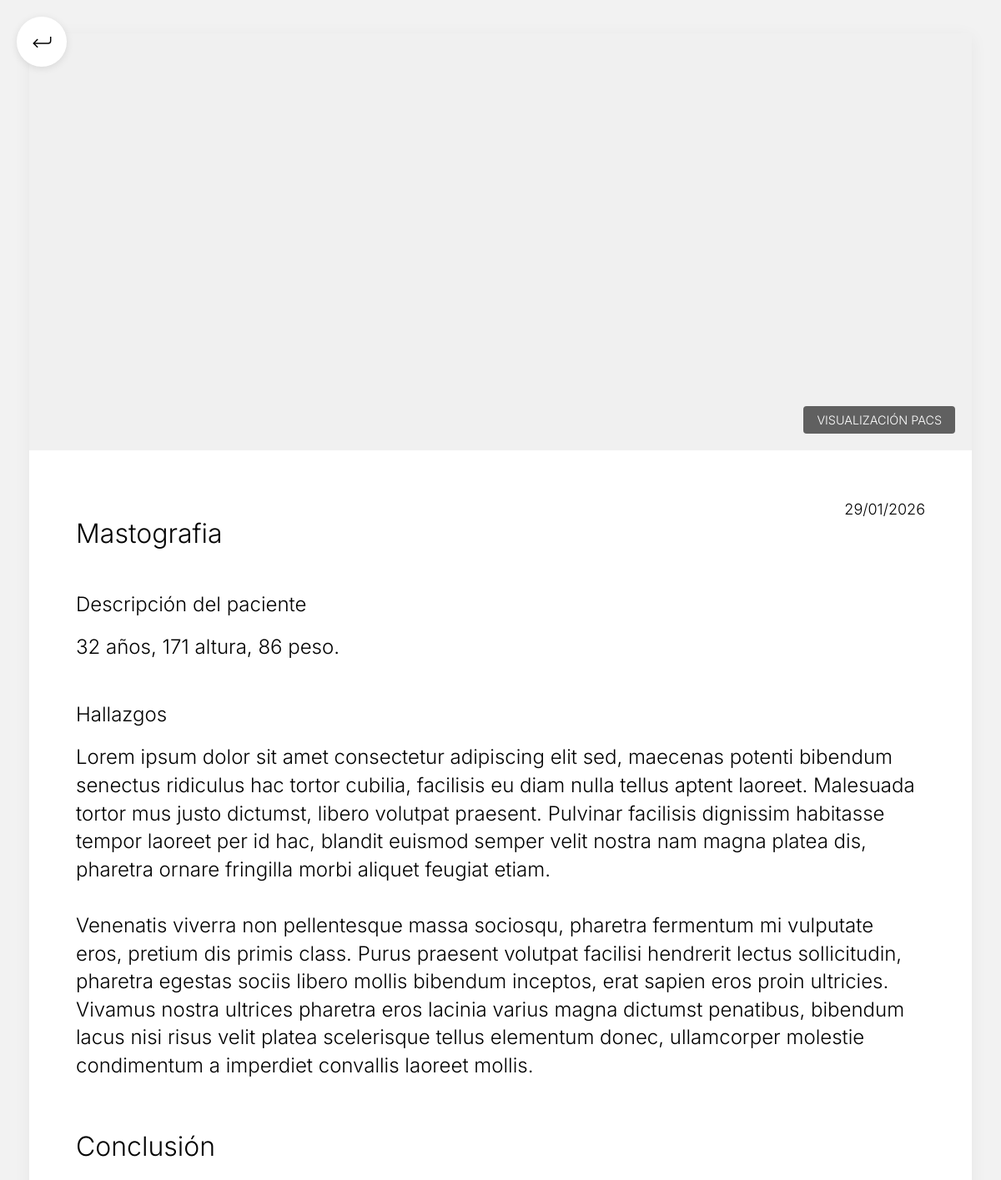
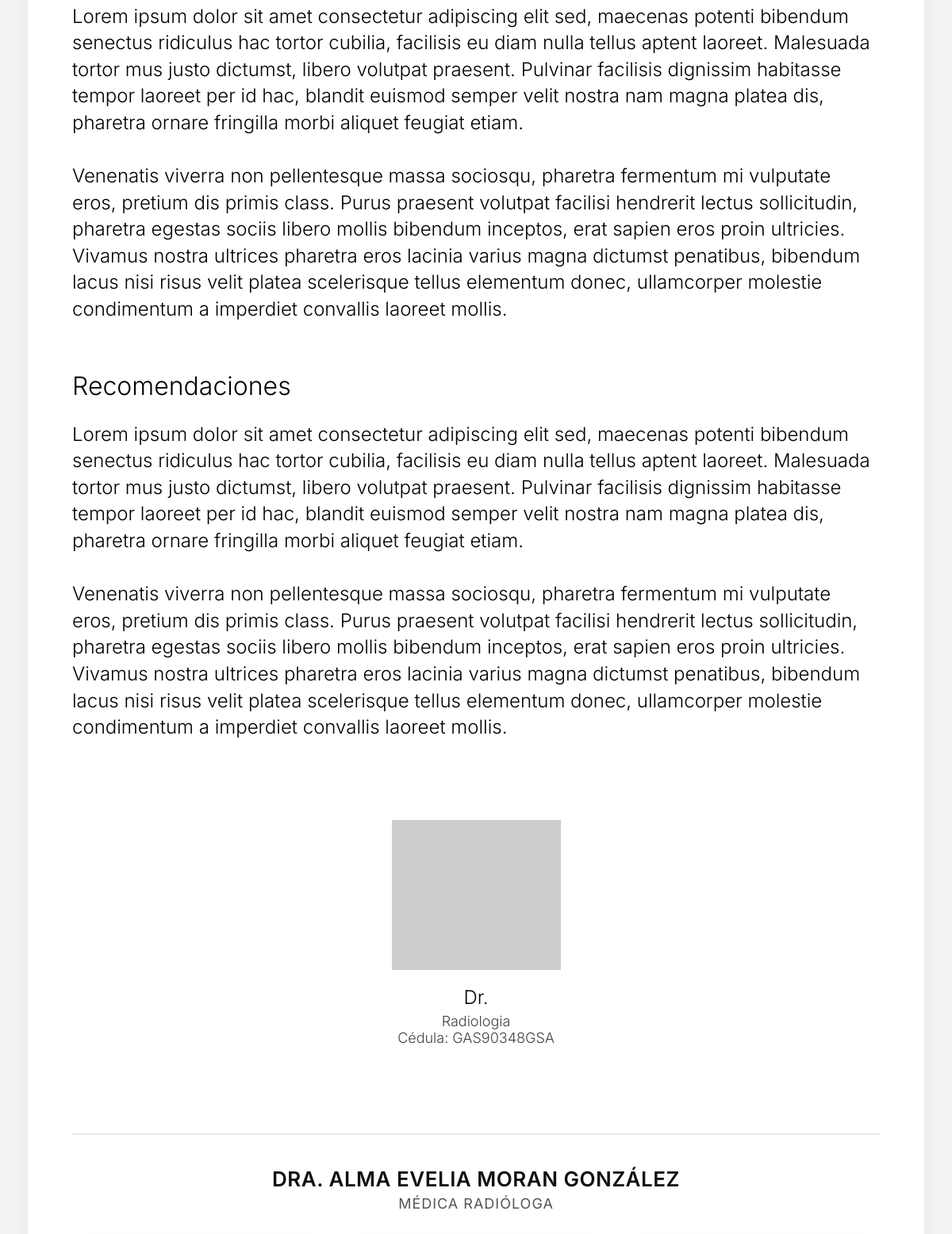
Page /doctor/studyDetail/1/ (upper part) on the earlier database version (2 pictures, top to bottom).
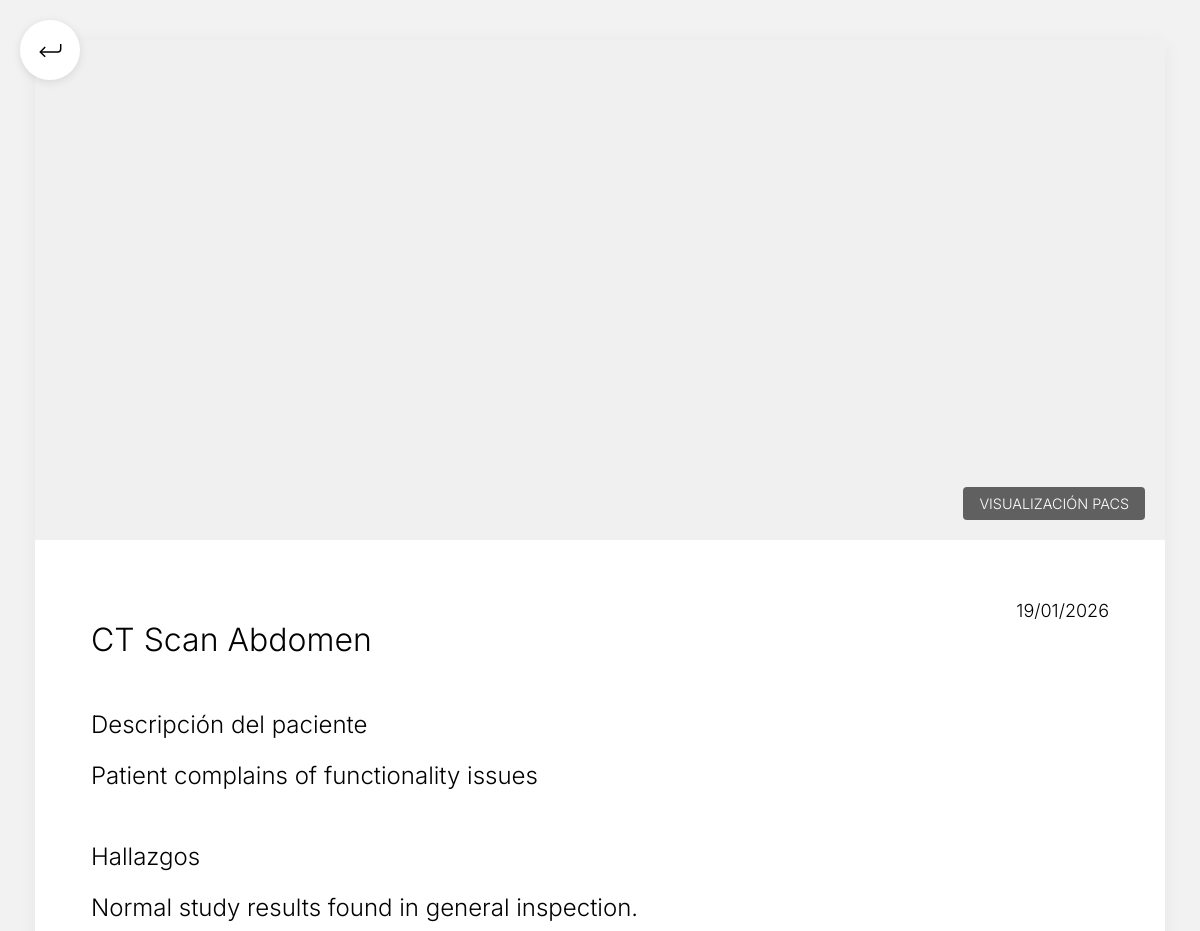
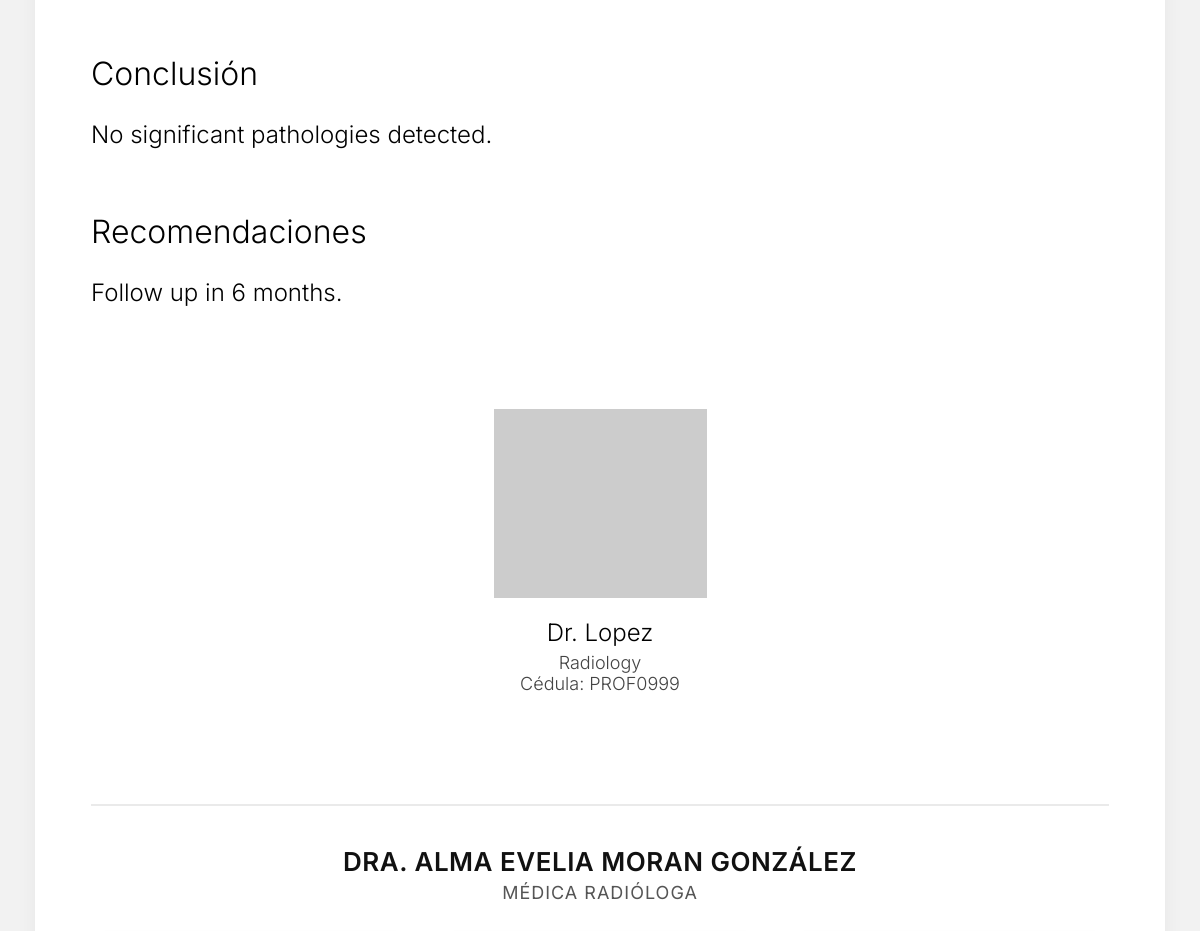
Same page on the later database version (2 pictures, top to bottom).
### core/models.py (models this page shows)
class Study(models.Model):
    id_study = models.AutoField(primary_key=True)
    pacs_url = models.CharField(max_length=100)
    email_sent = models.BooleanField(default=False)
    date = models.DateField()
    id_study_request = models.ForeignKey('assistantDashboard.StudyRequest', on_delete=models.CASCADE)
    id_report = models.ForeignKey('Report', on_delete=models.CASCADE, null=True, blank=True)
    id_patient = models.ForeignKey('patientsDashboard.Patient', on_delete=models.CASCADE)

class Report(models.Model):
    PENDING = 'PEN'
    IN_PROGRESS = 'PRO'
    COMPLETED = 'COM'
    STATUS_CHOICES = [
        (PENDING, 'Pending'),
        (IN_PROGRESS, 'In Progress'),
        (COMPLETED, 'Completed'),
    ]
    id_report = models.AutoField(primary_key=True)
    status = models.CharField(max_length=3, choices=STATUS_CHOICES, default=PENDING)
    about = models.CharField(max_length=200)
    patients_description = models.CharField(max_length=200)
    findings = models.TextField()
    conclusions = models.TextField()
    recommendations = models.TextField()
    date = models.DateField(default=datetime.now)
    password = models.CharField(max_length=18, default="")
    doctor_in_charge = models.ForeignKey('doctorsDashboard.ReportingDoctor', on_delete=models.CASCADE)

### doctorsDashboard/models.py (models this page shows, shortened)
class ReportingDoctor(models.Model):
    MALE = 'M'
    FEMALE = 'F'
    OTHER = 'O'
    GENDER_CHOICES = [
        (MALE, 'Male'),
        (FEMALE, 'Female'),
        (OTHER, 'Other'),
    ]
    user = models.OneToOneField(User, on_delete=models.CASCADE, null=True, related_name='reporting_doctor_profile')
    id_doctor = models.AutoField(primary_key=True)
    gender = models.CharField(max_length=1, choices=GENDER_CHOICES, default=OTHER)
    address = models.CharField(max_length=100)
    phone = models.CharField(max_length=100)
    university = models.CharField(max_length=100)
    professional_id = models.CharField(max_length=100)
    specialty = models.CharField(max_length=100)
    @property
    def last_name(self):
        if self.user:
            return self.user.last_name
        return ""

### core/views.py (the view)
# urls.py: path('studyDetail/<int:id_study>/', core_views.study_detail, name='studyDetail'),
def study_detail(request, id_study):
    study = get_object_or_404(Study, id_study=id_study)
    hide_download_btn = request.user.is_authenticated and request.user.groups.filter(name__in=['AssociatedDoctors', 'Doctors']).exists()
    return render(request, 'core/study_report_detail.html', {'study': study, 'hide_download_btn': hide_download_btn})

### core/templates/core/study_report_detail.html (shortened to what this page needs)
{% load static %}
<!DOCTYPE html>
<html lang="es">
<head>
    <link rel="stylesheet" href="{% static 'core/report.css' %}">
</head>
<body>
    <div class="back-button-container" onclick="window.history.back()">
        <img src="{% static 'core/assets/icons/return_icon.svg' %}" alt="Regresar" width="35" height="35">
    </div>
    <div class="report-container">
        <div class="study-visual-section" onclick="openPacsModal()">
            {% if study.pacs_url %}
            <iframe src="{{ study.pacs_url }}" frameborder="0" width="100%" height="100%"
                style="border: none; display: block;"></iframe>
            {% else %}
            <img src="https://placehold.co/1130x396" alt="Imagen no disponible, por favor contacte al laboratorio."
                class="study-image">
            {% endif %}
            <div class="image-overlay">
                VISUALIZACIÓN PACS
            </div>
        </div>
        <div class="study-report-content">
            <div class="report-date-top-right">
                {{ study.id_report.date|date:"d/m/Y" }}
            </div>
            <h1 class="report-title-main">
                {% if study.id_report.about %}
                {{ study.id_report.about }}
                {% else %}
                Estudio de Imagenología
                {% endif %}
            </h1>
            <div class="report-section">
                <h3 class="section-title">Descripción del paciente</h3>
                <div class="section-content">
                    {{ study.id_report.patients_description }}
                </div>
            </div>
            {% if study.id_report.findings %}
            <div class="report-section">
                <h3 class="section-title">Hallazgos</h3>
                <div class="section-content">
                    {{ study.id_report.findings|linebreaksbr }}
                </div>
            </div>
            {% endif %}
            <div class="report-section">
                <h3 class="section-title-large">Conclusión</h3>
                <div class="section-content">
                    {{ study.id_report.conclusions|default:"Sin conclusiones registradas."|linebreaksbr }}
                </div>
            </div>
            <div class="report-section">
                <h3 class="section-title-large">Recomendaciones</h3>
                <div class="section-content">
                    {{ study.id_report.recommendations|default:"Sin recomendaciones."|linebreaksbr }}
                </div>
            </div>
            <div class="doctor-signature-section">
                <div class="signature-container">
                    <img src="https://placehold.co/213x189?text=Firma" class="signature-image" alt="Firma del Doctor">
                    <div class="doctor-name-sign">
                        Dr. {{ study.id_report.doctor_in_charge.name }} {{ study.id_report.doctor_in_charge.last_name }}
                    </div>
                    <div class="doctor-specialty-sign">
                        {{ study.id_report.doctor_in_charge.specialty|default:"Radiología" }} <br>
                        Cédula: {{ study.id_report.doctor_in_charge.professional_id|default:"N/A" }}
                    </div>
                </div>
            </div>
            <div class="report-footer-section">
                <div class="footer-doctor-name">DRA. ALMA EVELIA MORAN GONZÁLEZ</div>
                <div class="footer-doctor-specialty">MÉDICA RADIÓLOGA</div>
            </div>
        </div>
    </div>
</body>
</html>

Differences in the rows shown:
changed Study: id_report "29/01/2026" → "19/01/2026"; id_report.about "Mastografia" → "CT Scan Abdomen"; id_report.patients_description "32 años, 171 altura, 86 peso." → "Patient complains of functionality issues"; id_report.findings "Lorem ipsum dolor sit amet consectetur adipiscing elit sed, maecenas potenti bibendum senectus ridiculus hac tortor cubilia, facilisis eu diam nulla tellus aptent laoreet. Malesuada tortor mus justo dictumst, libero volutpat praesent. Pulvinar facilisis dignissim habitasse tempor laoreet per id hac, blandit euismod semper velit nostra nam magna platea dis, pharetra ornare fringilla morbi aliquet feugiat etiam. Venenatis viverra non pellentesque massa sociosqu, pharetra fermentum mi vulputate eros, pretium dis primis class. Purus praesent volutpat facilisi hendrerit lectus sollicitudin, pharetra egestas sociis libero mollis bibendum inceptos, erat sapien eros proin ultricies. Vivamus nostra…" → "Normal study results found in general inspection."; id_report.conclusions "Lorem ipsum dolor sit amet consectetur adipiscing elit sed, maecenas potenti bibendum senectus ridiculus hac tortor cubilia, facilisis eu diam nulla tellus aptent laoreet. Malesuada tortor mus justo dictumst, libero volutpat praesent. Pulvinar facilisis dignissim habitasse tempor laoreet per id hac, blandit euismod semper velit nostra nam magna platea dis, pharetra ornare fringilla morbi aliquet feugiat etiam. Venenatis viverra non pellentesque massa sociosqu, pharetra fermentum mi vulputate eros, pretium dis primis class. Purus praesent volutpat facilisi hendrerit lectus sollicitudin, pharetra egestas sociis libero mollis bibendum inceptos, erat sapien eros proin ultricies. Vivamus nostra…" → "No significant pathologies detected."; id_report.recommendations "Lorem ipsum dolor sit amet consectetur adipiscing elit sed, maecenas potenti bibendum senectus ridiculus hac tortor cubilia, facilisis eu diam nulla tellus aptent laoreet. Malesuada tortor mus justo dictumst, libero volutpat praesent. Pulvinar facilisis dignissim habitasse tempor laoreet per id hac, blandit euismod semper velit nostra nam magna platea dis, pharetra ornare fringilla morbi aliquet feugiat etiam. Venenatis viverra non pellentesque massa sociosqu, pharetra fermentum mi vulputate eros, pretium dis primis class. Purus praesent volutpat facilisi hendrerit lectus sollicitudin, pharetra egestas sociis libero mollis bibendum inceptos, erat sapien eros proin ultricies. Vivamus nostra…" → "Follow up in 6 months."; id_report.doctor_in_charge.last_name (not shown) → "Lopez"; id_report.doctor_in_charge.specialty "Radiologia" → "Radiology"; id_report.doctor_in_charge.professional_id "GAS90348GSA" → "PROF0999"
